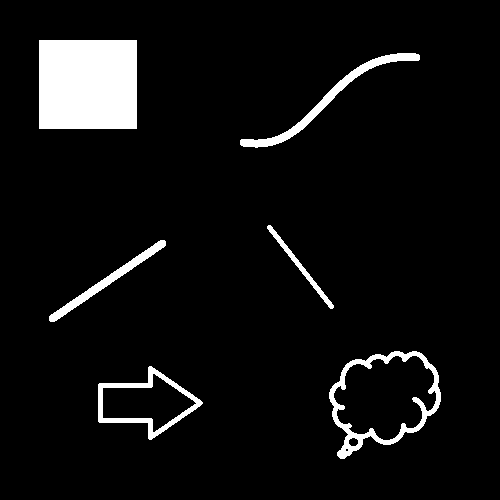
%> input picture P.I. Curso Youtube/PODI_YouTube/figura.png, 500 x 500 px
$ octave Gradiente1D.m   (GNU Octave 9; MATLAB toolbox functions it lacks are replaced by stand-ins)
%> lines starting %> are read from the running program, lines starting %| are printed output that depends on the picture; in (x1, y1, x2, y2) boxes, pixels count from 0 and x2, y2 are one past the last pixel; in counts of white or black regions, pixels touching at a corner belong together; the program's own positions count from 1
clc; clear all; close all;

%Carga Imagen
a = imread('figura.png');
%> a is the input picture: size 500x500x3 uint8; 6.3% white; 6 white regions, box (x1, y1, x2, y2) and area: (39, 40, 137, 129) 8722, (329, 351, 441, 459) 2216, (240, 53, 420, 148) 1656, (98, 366, 203, 440) 1428, (49, 240, 166, 322) 1110, (267, 225, 334, 309) 521
% Extracci髇 de plano
a1 = double(a(:,:,1));
s = size(a);
%> s = [500 500 3]
a1c = a1*0;
%> a1c: size 500x500 double; every value is 0

fila = 300;
p1 = a1(fila,:);
%> p1 = 500 values, max 255 at index 74, min 0 at index 1, mean 10.71
a1(fila,:) = 255; a1(fila+1,:) = 255;
%> after `a1(fila+1,:) = 255`:
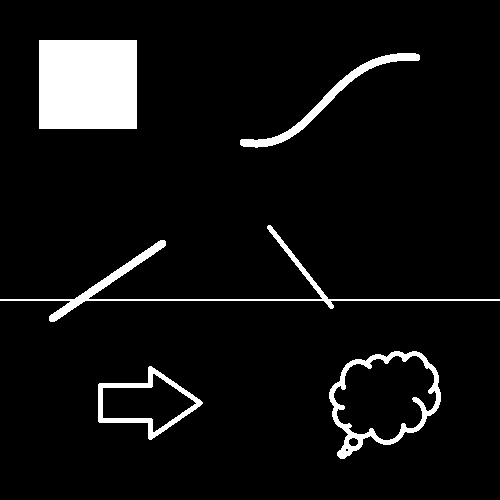
%> a1: size 500x500 double; 6.6% white; 5 white regions, box (x1, y1, x2, y2) and area: (39, 40, 137, 129) 8722, (0, 225, 500, 322) 2590, (329, 351, 441, 459) 2216, (240, 53, 420, 148) 1656, (98, 366, 203, 440) 1428
p1c = p1*0;
%> p1c = 500 values from 0 to 0

%Convoluci髇
kernel = [-1 1];
s = size(p1);
%> s = [1 500]

for i=2:s(2)-1
    ventana = p1(i:i+1);
    c = ventana.*kernel;
    p1c(i) = sum(c);
end
%> after the loop, p1c = 500 values, max 255 at index 73, min -255 at index 88, mean 0

figure(1), subplot(3,1,1), image(uint8(a1)), title('Imagen Original'), colormap(gray(256))
figure(1), subplot(3,1,2), plot(p1), title('Perfil de Linea')
figure(1), subplot(3,1,3), plot(p1c), title('Perfil Convolucionado.')
%> after `title('Perfil Convolucionado.')`:
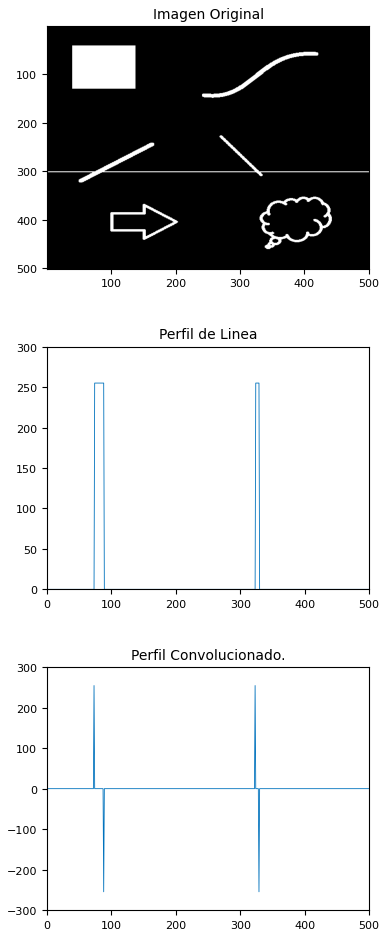
%> figure redrawn from the program's plot data, 3 panels
